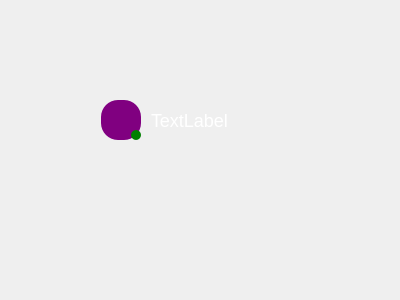
<?xml version="1.0" encoding="UTF-8"?>
<ui version="4.0">
 <class>Form</class>
 <widget class="QWidget" name="Form">
  <property name="geometry">
   <rect>
    <x>0</x>
    <y>0</y>
    <width>400</width>
    <height>300</height>
   </rect>
  </property>
  <property name="windowTitle">
   <string>Form</string>
  </property>
  <widget class="QWidget" name="horizontalLayoutWidget">
   <property name="geometry">
    <rect>
     <x>90</x>
     <y>80</y>
     <width>281</width>
     <height>80</height>
    </rect>
   </property>
   <layout class="QHBoxLayout" name="Friend">
    <property name="spacing">
     <number>10</number>
    </property>
    <property name="leftMargin">
     <number>11</number>
    </property>
    <property name="rightMargin">
     <number>11</number>
    </property>
    <item>
     <widget class="QWidget" name="wrapp" native="true">
      <property name="maximumSize">
       <size>
        <width>40</width>
        <height>40</height>
       </size>
      </property>
      <property name="styleSheet">
       <string notr="true">QWidget {
background:none;
}</string>
      </property>
      <widget class="QPushButton" name="user_logo">
       <property name="geometry">
        <rect>
         <x>0</x>
         <y>0</y>
         <width>40</width>
         <height>40</height>
        </rect>
       </property>
       <property name="maximumSize">
        <size>
         <width>40</width>
         <height>40</height>
        </size>
       </property>
       <property name="styleSheet">
        <string notr="true">background-color:purple;
border-radius:17%;
font-size:16px;
color:white;</string>
       </property>
       <property name="text">
        <string/>
       </property>
      </widget>
      <widget class="QPushButton" name="ActivityIndicator_chatList">
       <property name="geometry">
        <rect>
         <x>30</x>
         <y>30</y>
         <width>10</width>
         <height>10</height>
        </rect>
       </property>
       <property name="sizePolicy">
        <sizepolicy hsizetype="Fixed" vsizetype="Fixed">
         <horstretch>0</horstretch>
         <verstretch>0</verstretch>
        </sizepolicy>
       </property>
       <property name="minimumSize">
        <size>
         <width>10</width>
         <height>10</height>
        </size>
       </property>
       <property name="maximumSize">
        <size>
         <width>10</width>
         <height>10</height>
        </size>
       </property>
       <property name="styleSheet">
        <string notr="true">background-color:green;
border-radius:5%;
color:White;

</string>
       </property>
       <property name="text">
        <string/>
       </property>
      </widget>
     </widget>
    </item>
    <item>
     <widget class="QLabel" name="user_name">
      <property name="styleSheet">
       <string notr="true">color:white;
font-size:18px;
border:none;
background-color:none;</string>
      </property>
      <property name="text">
       <string>TextLabel</string>
      </property>
     </widget>
    </item>
   </layout>
  </widget>
 </widget>
 <resources/>
 <connections/>
</ui>
